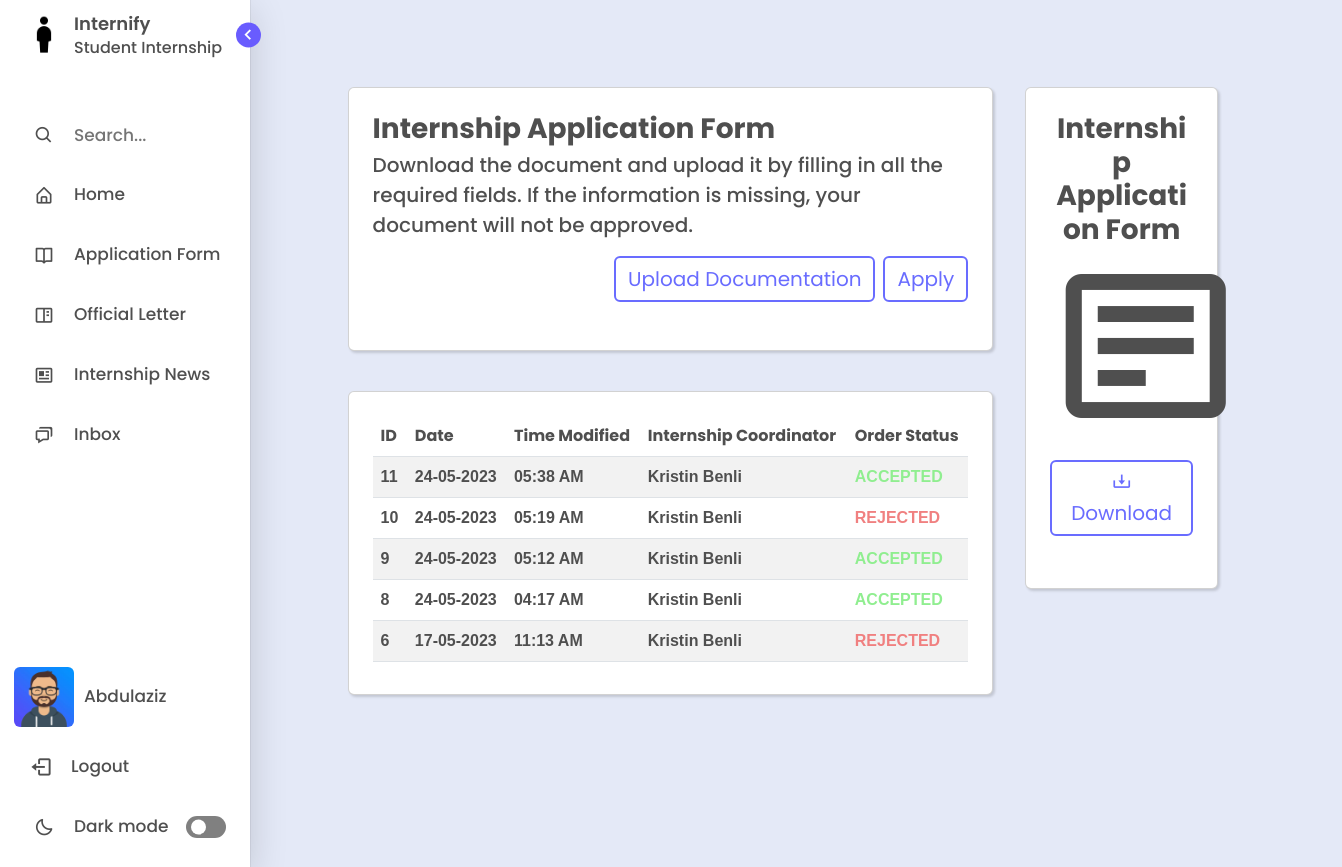
The app's page /application-form/ (signed in), older data.
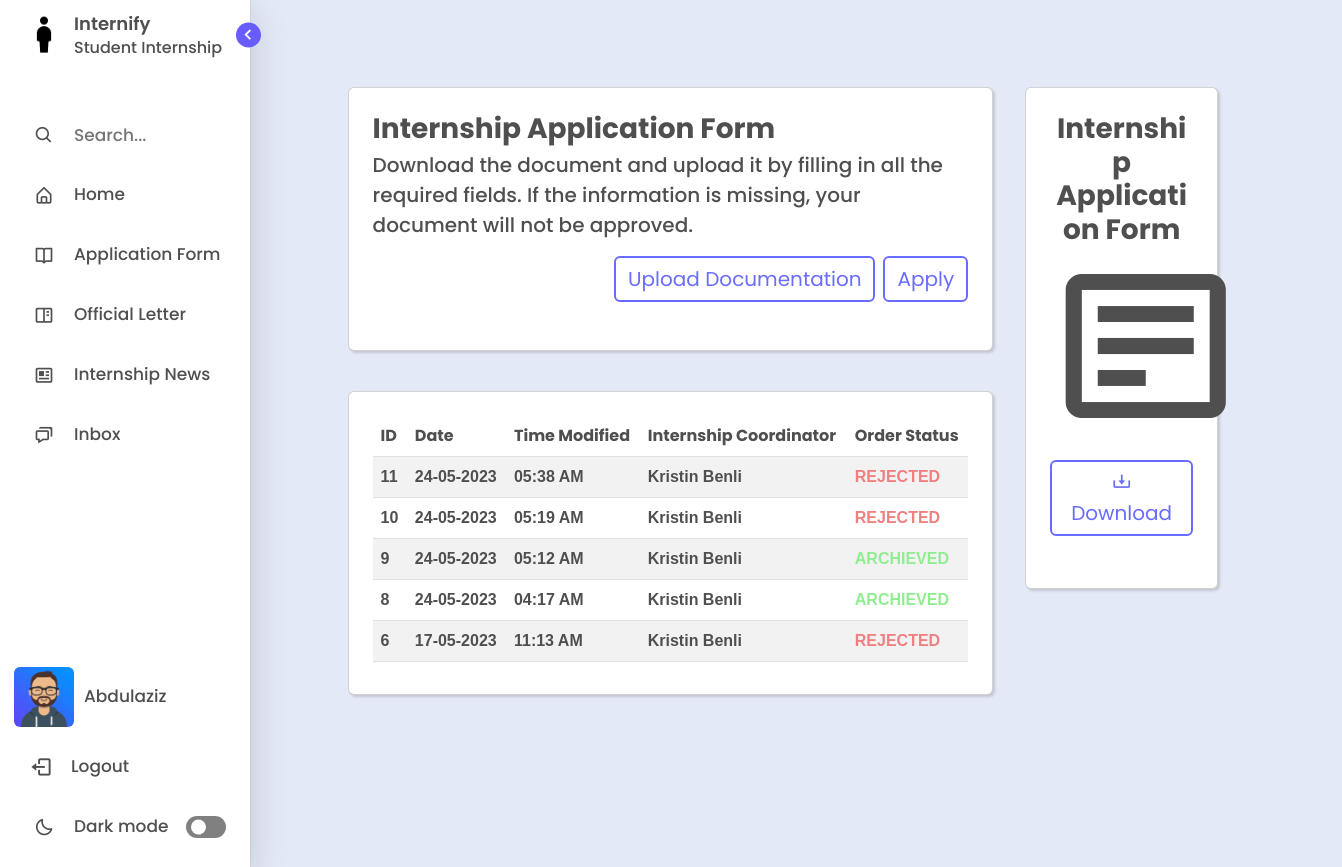
The same page, newer data.
### management/models.py (models this page shows, shortened)
class BaseAbstractModel(models.Model):
    is_visible = models.BooleanField(default=True, verbose_name='Visibility')
    date_created = models.DateTimeField(auto_now_add=True)
    date_updated = models.DateTimeField(auto_now=True)
    class Meta:
        abstract = True

class Application(BaseAbstractModel):
    STATUS_CHOICES = (
        ('W', 'Waiting'),
        ('R', 'Rejected'),
        ('A', 'Approved'),
        ('Z', 'Archived'),
    )
    TYPE_CHOICES = (
        ('L', 'Letter'),
        ('I', 'Internship'),
    )
    student = models.ForeignKey(Student, on_delete=CASCADE)
    coordinator = models.ForeignKey(InternshipCoordinator, on_delete=CASCADE)
    employee = models.ForeignKey(CareerCenterEmployee, on_delete=CASCADE)
    status = models.CharField(max_length=1, choices=STATUS_CHOICES)
    type = models.CharField(max_length=1, choices=TYPE_CHOICES, default='I')

class InternshipCoordinator(BaseAbstractModel):
    coordinator_id = models.CharField(max_length=20, primary_key=True, unique=True)
    department = models.ForeignKey(Department, on_delete=CASCADE)
    faculty = models.ForeignKey(Faculty, on_delete=CASCADE)
    user = models.ForeignKey(User, on_delete=CASCADE)

class User(AbstractBaseUser, PermissionsMixin):
    GENDER_CHOICES = (
        ('M', 'Male'),
        ('F', 'Female'),
    )
    first_name = models.CharField(max_length=100)
    last_name = models.CharField(max_length=100)
    email = models.EmailField(unique=True)
    gender = models.CharField(max_length=1, choices=GENDER_CHOICES)
    photo = models.ImageField(upload_to='users', null=True, blank=True)
    last_login = models.DateTimeField(auto_now=True)
    is_active = models.BooleanField(default=True)
    is_staff = models.BooleanField(default=False)
    is_superuser = models.BooleanField(default=False)
    objects = CustomUserManager()
    USERNAME_FIELD = 'email'
    REQUIRED_FIELDS = ['first_name', 'last_name', 'gender',  'password']

### management/views.py (the view, shortened to what this page needs)
# urls.py: path('application-form/', views.internshipform, name = "internshipform"),
def internshipform(request):
	user = request.user
	student = Student.objects.get(user=user)
	applications = Application.objects.filter(student=student, type='I').order_by('-date_created')
	context = {
		'applications': applications
	}
	return render(request, "student/internshipform.html", context)

### templates/student/internshipform.html (shortened to what the changed rows need)
{% extends "layout.html" %}
{% load static %}
{% load l10n %}
{% block content %}
  <div class="home" style="margin-left:11%; margin-top:5%;">
    <div class="float-container">
      <div class="float-child-left">
        <div class="col-lg-12">
          <div class="col-lg-12">
            <div class="card p-4" style="margin-top:40px;">
              <header class = "mb-2" style="text-align: start;">
                <table id="example" class="table table-striped" style="width:100%; margin-bottom: auto;">
                  {% if applications.count > 0 %}
                  <thead>
                    <tr>
                      <th class="text" style="font-weight: bold;">ID</th>
                      <th class="text" style="font-weight: bold;">Date</th>
                      <th class="text" style="font-weight: bold;">Time Modified</th>
                      <th class="text" style="font-weight: bold;">Internship Coordinator</th>
                      <th class="text" style="font-weight: bold;">Order Status</th>
                    </tr>
                  </thead>
                  <tbody>
                      {% for application in applications %}
                        <tr>
                          <td class="text" style="font-weight: bold; font-family:Arial, Helvetica, sans-serif;">{{application.id}}</td>
                          <td class="text" style="font-weight: bold; font-family:Arial, Helvetica, sans-serif;">{{application.date_created|date:"d-m-Y" }}</td>
                          <td class="text" style="font-weight: bold; font-family:Arial, Helvetica, sans-serif;">{{application.date_created|date:"h:i A"}}</td>
                          <td class="text" style="font-weight: bold; font-family:Arial, Helvetica, sans-serif;">{{application.coordinator.user.first_name}} {{application.coordinator.user.last_name}}</td>
                          {% if application.status == 'W' %}
                            <td>
                              <span style="color: lightskyblue; font-weight: bold; font-family: Arial, Helvetica, sans-serif;">
                                WAITING
                              </span>
                            </td>
                          {% elif application.status == 'A' %}
                            <td>
                              <span style="color: lightgreen; font-weight: bold; font-family: Arial, Helvetica, sans-serif;">
                                ACCEPTED
                              </span>
                            </td>
							{% elif application.status == 'Z' %}
                            <td>
                              <span style="color: lightgreen; font-weight: bold; font-family: Arial, Helvetica, sans-serif;">
                                ARCHIEVED
                              </span>
                            </td>
                          {% else %}
                            <td>
                              <span style="color: lightcoral; font-weight: bold; font-family: Arial, Helvetica, sans-serif;">
                                REJECTED
                              </span>
                            </td>
                          {% endif %}
                        </tr>
                      {% endfor %}
					</tbody>
					{% else %}
                      <p class='text-center text-white'>No records!</p>
                    {% endif %}
                </table>
              </header>
            </div>
          </div>
        </div>
      </div>
    </div>
  </div>
{% endblock content %}

Row changes from the older to the newer data that the page shows:
changed Application "05:38 AM": status "ACCEPTED" → "REJECTED"
changed Application "05:12 AM": status "ACCEPTED" → "ARCHIEVED"
changed Application "04:17 AM": status "ACCEPTED" → "ARCHIEVED"
